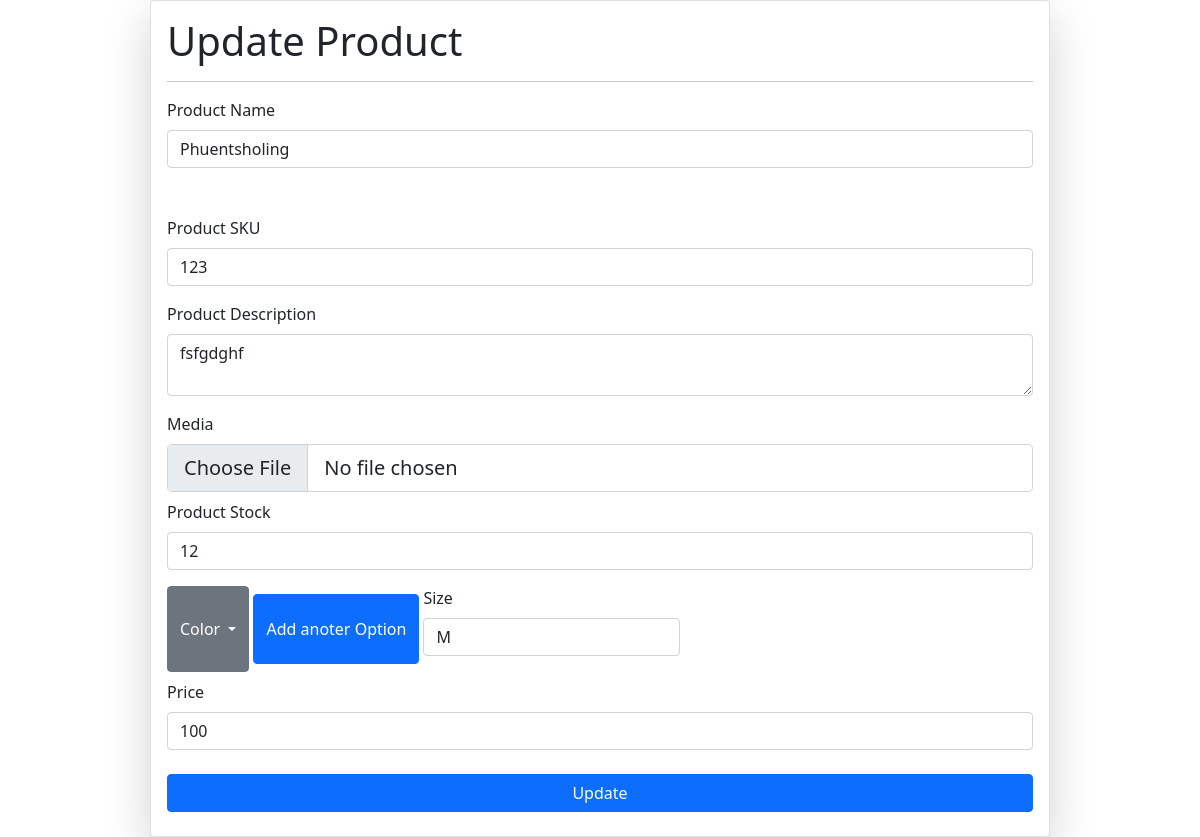
The page /Update_product/1/ on the database its author committed.
### ovi/models.py (models this page shows, shortened)
class Product(models.Model):
    name = models.CharField(max_length=255)
    sku = models.IntegerField()
    description = models.TextField(max_length=255)
    photo = models.ImageField(upload_to="image")
    size = models.CharField(max_length=1  )
    price = models.IntegerField()
    stock = models.IntegerField()
    created_at = models.DateTimeField(auto_now_add=True)
    class Meta:
        ordering = ('-created_at', )

### ovi/views.py (the view, shortened to what this page needs)
# urls.py: path('Update_product/<int:id>/', updateproduct , name="updateproduct"),
def updateproduct(request , id):
    queryset = Product.objects.get(id=id)
    context = {
        'Product':queryset
    }
    return render(request,"update.html",context)

### ovi/templates/update.html (shortened to what this page needs)
<!doctype html>
<html lang="en">
  <head>
    <link href="https://cdn.jsdelivr.net/npm/bootstrap@5.0.2/dist/css/bootstrap.min.css" rel="stylesheet">
  </head>
  <body  class="bg-1">
    <form class="col-9 mx-auto card p-3 shadow-lg"method="post" enctype="multipart/form-data">
        <div class="mb-5">
            <h1> Update Product</h1>
            <hr>
          <label for="" class="form-label">Product Name </label>
          <input type="text" value="{{Product.name}}" class="form-control" name ="name "id="" >
        </div>
        <div class="mb-3">
          <label for="" class="form-label">Product SKU</label>
          <input type="number" value="{{Product.sku}}" class="form-control" name ="sku">
        </div>
        <div class="mb-3">
            <label for="exampleInputPassword1" class="form-label">Product Description</label>
            <textarea name ="description " class="form-control" aria-label="With textarea">{{Product.description}}</textarea>
          </div>
          <div>
            <label for="formFileLg" class="form-label">Media</label>
            <input name ="photo " value="{{Product.photo}}" class="form-control form-control-lg" id="formFileLg" type="file">
          </div>
          <div class="mb-3">
            <label for="exampleInputPassword1" class="form-label my-2">Product Stock</label>
            <input type="text" value="{{Product.stock}}" class="form-control" name ="stock " id="exampleInputPassword1">
          </div>
          <div class="dropdown d-flex">
            <button class="btn btn-secondary dropdown-toggle" type="button" id="dropdownMenuButton1" data-bs-toggle="dropdown" aria-expanded="true">
              Color
            </button>
            <button type="submit" class="btn btn-primary mx-1 my-2">Add anoter Option</button>
            <div class="mb-3">
                <label for="exampleInputPassword1" class="form-label ">Size</label>
                <input type="text" value="{{Product.size}}" class="form-control" name ="size " id="exampleInputPassword1" placeholder=" S  , M , L , XL , XXL">
              </div>
          </div>
          <div class="mb-3">
            <label for="exampleInputPassword1" class="form-label my-2">Price</label>
            <input type="text" value="{{Product.price}}" class="form-control" name ="price " id="exampleInputPassword1">
          </div>
        <button type="submit" class="btn btn-primary my-2">Update</button>
      </form>
  </body>
</html>

### rows shown on the page
Product: name "Phuentsholing", sku "123", description "fsfgdghf", stock "12", size "M", price "100"
